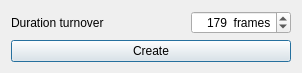
<?xml version="1.0" encoding="UTF-8"?>
<ui version="4.0">
 <class>Dialog</class>
 <widget class="QDialog" name="Dialog">
  <property name="geometry">
   <rect>
    <x>0</x>
    <y>0</y>
    <width>302</width>
    <height>69</height>
   </rect>
  </property>
  <property name="windowTitle">
   <string>Create Turntable Camera</string>
  </property>
  <layout class="QVBoxLayout" name="verticalLayout">
   <item>
    <layout class="QHBoxLayout" name="horizontalLayout">
     <item>
      <widget class="QLabel" name="label">
       <property name="text">
        <string>Duration turnover</string>
       </property>
      </widget>
     </item>
     <item>
      <widget class="QSpinBox" name="turn_frames_sbx">
       <property name="maximumSize">
        <size>
         <width>100</width>
         <height>16777215</height>
        </size>
       </property>
       <property name="layoutDirection">
        <enum>Qt::LeftToRight</enum>
       </property>
       <property name="alignment">
        <set>Qt::AlignRight|Qt::AlignTrailing|Qt::AlignVCenter</set>
       </property>
       <property name="specialValueText">
        <string/>
       </property>
       <property name="suffix">
        <string>  frames</string>
       </property>
       <property name="minimum">
        <number>10</number>
       </property>
       <property name="maximum">
        <number>10000000</number>
       </property>
       <property name="value">
        <number>179</number>
       </property>
      </widget>
     </item>
    </layout>
   </item>
   <item>
    <widget class="QPushButton" name="create_btn">
     <property name="text">
      <string>Create</string>
     </property>
    </widget>
   </item>
  </layout>
 </widget>
 <resources/>
 <connections/>
</ui>
